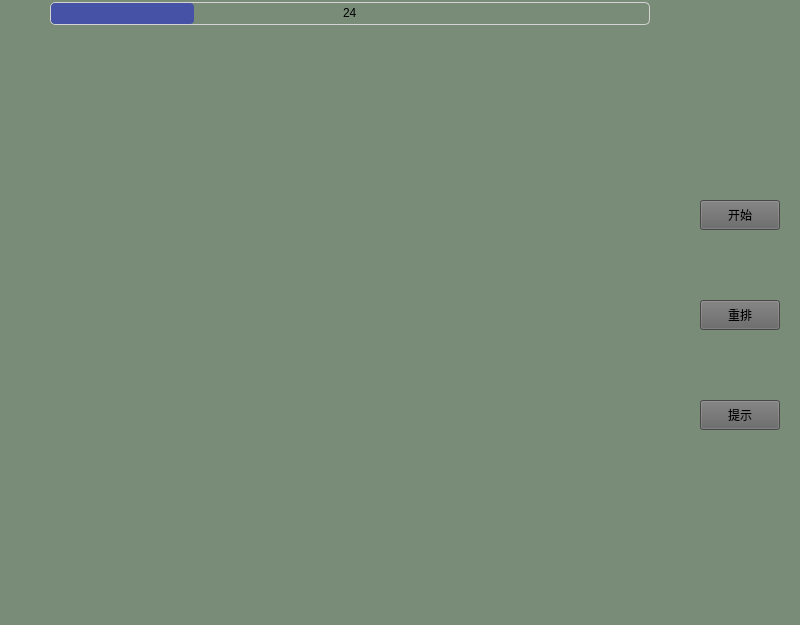
<?xml version="1.0" encoding="UTF-8"?>
<ui version="4.0">
 <class>MainWindow</class>
 <widget class="QMainWindow" name="MainWindow">
  <property name="geometry">
   <rect>
    <x>0</x>
    <y>0</y>
    <width>800</width>
    <height>625</height>
   </rect>
  </property>
  <property name="minimumSize">
   <size>
    <width>800</width>
    <height>625</height>
   </size>
  </property>
  <property name="maximumSize">
   <size>
    <width>800</width>
    <height>625</height>
   </size>
  </property>
  <property name="baseSize">
   <size>
    <width>0</width>
    <height>0</height>
   </size>
  </property>
  <property name="mouseTracking">
   <bool>false</bool>
  </property>
  <property name="windowTitle">
   <string>LinkGame</string>
  </property>
  <property name="styleSheet">
   <string notr="true">background-color: rgb(120, 140, 120);</string>
  </property>
  <widget class="QWidget" name="centralWidget">
   <widget class="QProgressBar" name="timeBar">
    <property name="geometry">
     <rect>
      <x>50</x>
      <y>2</y>
      <width>600</width>
      <height>23</height>
     </rect>
    </property>
    <property name="styleSheet">
     <string notr="true">QProgressBar {
	border: 1px solid #d3d3d3;
    border-radius: 5px;
    text-align: center;
}
QProgressBar::chunk {
	background-color: #4552a6;
	border-radius: 4px;
}
</string>
    </property>
    <property name="value">
     <number>24</number>
    </property>
    <property name="format">
     <string>%v</string>
    </property>
   </widget>
   <widget class="QPushButton" name="startGame">
    <property name="geometry">
     <rect>
      <x>700</x>
      <y>200</y>
      <width>80</width>
      <height>30</height>
     </rect>
    </property>
    <property name="styleSheet">
     <string notr="true">background-color: rgb(100, 100, 100);</string>
    </property>
    <property name="text">
     <string>开始</string>
    </property>
   </widget>
   <widget class="QPushButton" name="giveTip">
    <property name="geometry">
     <rect>
      <x>700</x>
      <y>400</y>
      <width>80</width>
      <height>30</height>
     </rect>
    </property>
    <property name="styleSheet">
     <string notr="true">background-color: rgb(100, 100, 100);</string>
    </property>
    <property name="text">
     <string>提示</string>
    </property>
   </widget>
   <widget class="QPushButton" name="randomMap">
    <property name="geometry">
     <rect>
      <x>700</x>
      <y>300</y>
      <width>80</width>
      <height>30</height>
     </rect>
    </property>
    <property name="styleSheet">
     <string notr="true">background-color: rgb(100, 100, 100);</string>
    </property>
    <property name="text">
     <string>重排</string>
    </property>
   </widget>
  </widget>
 </widget>
 <layoutdefault spacing="6" margin="11"/>
 <tabstops>
  <tabstop>giveTip</tabstop>
 </tabstops>
 <resources/>
 <connections/>
</ui>
